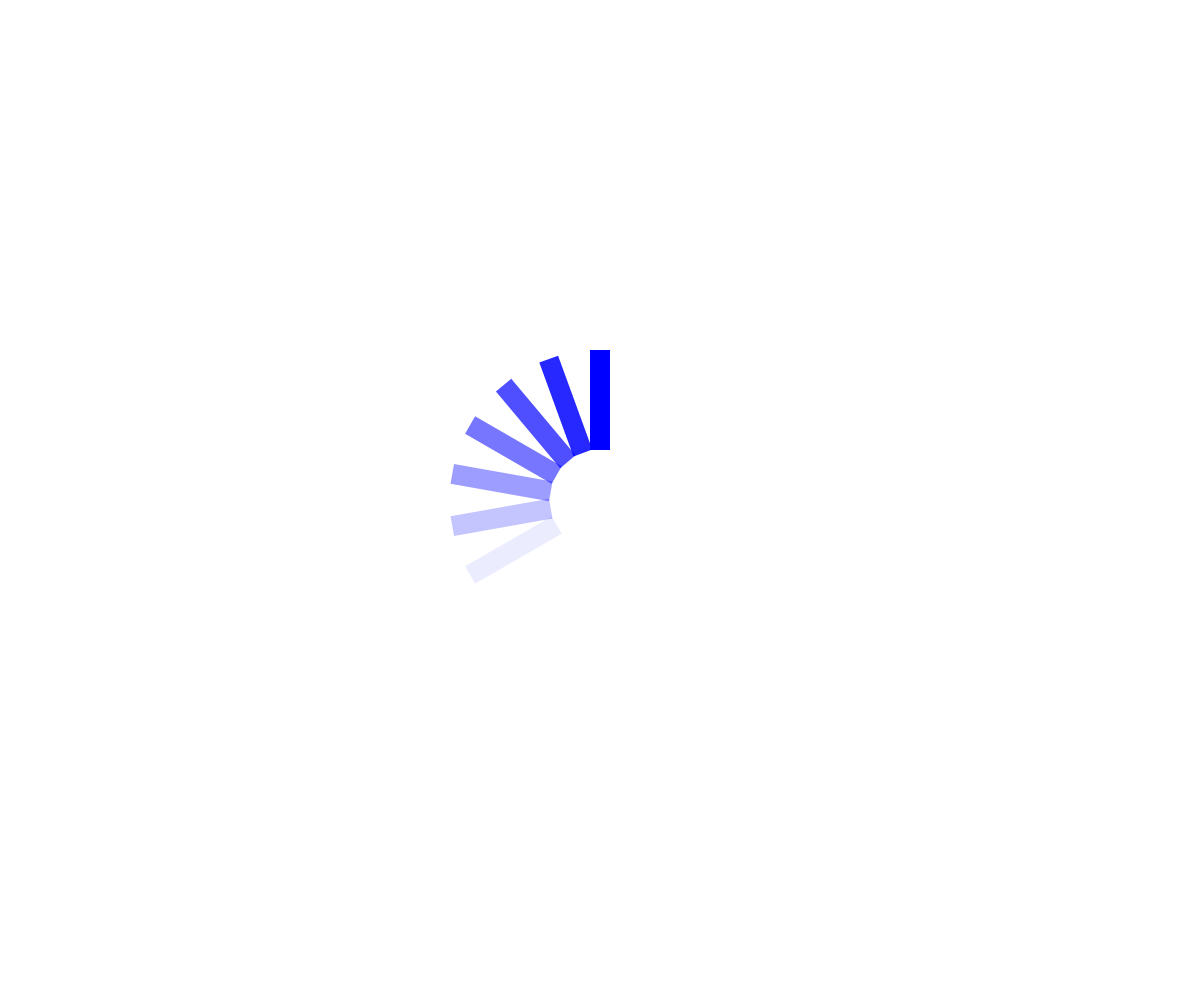
Frame 1 (no input)
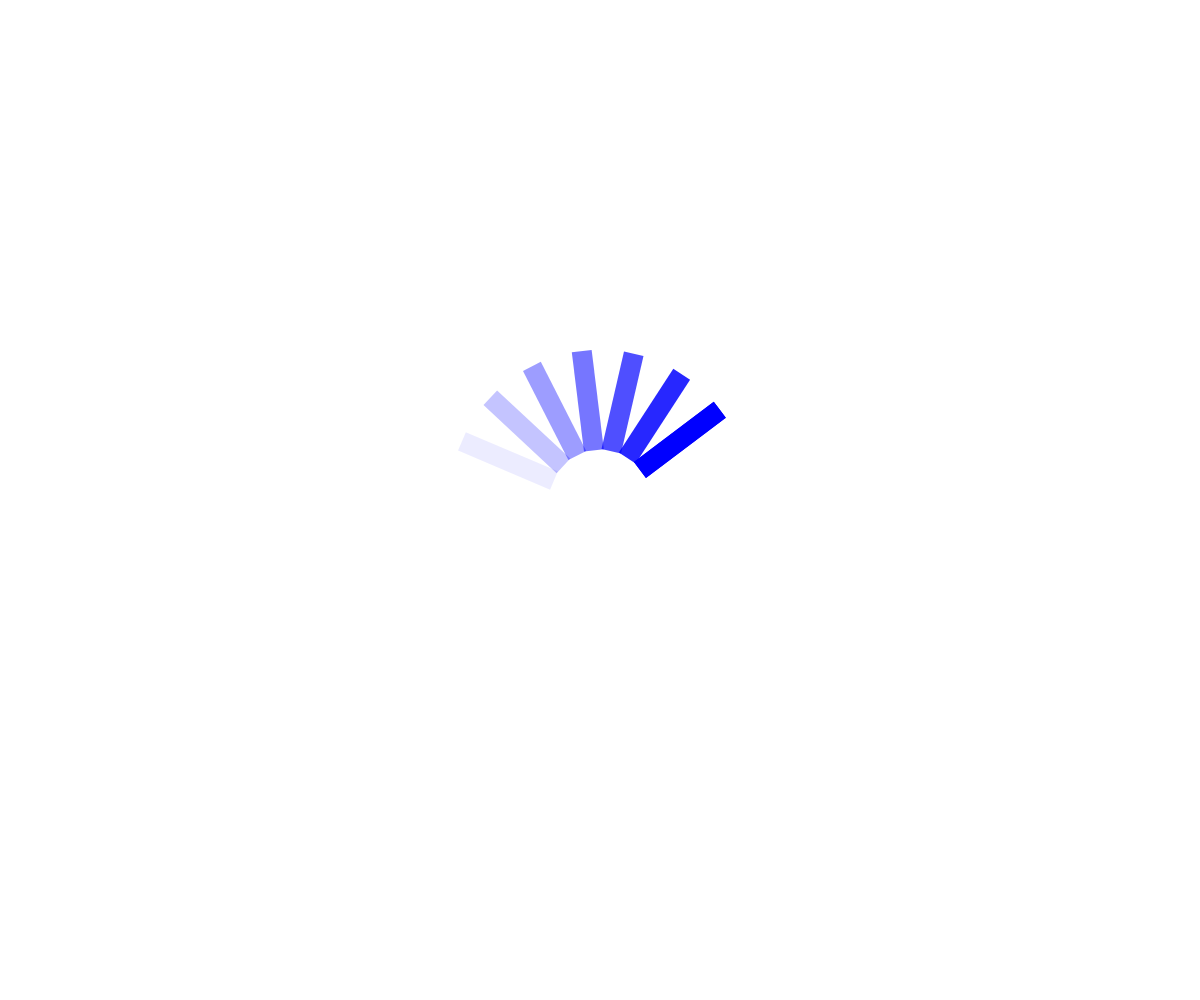
Frame 60 (no input)
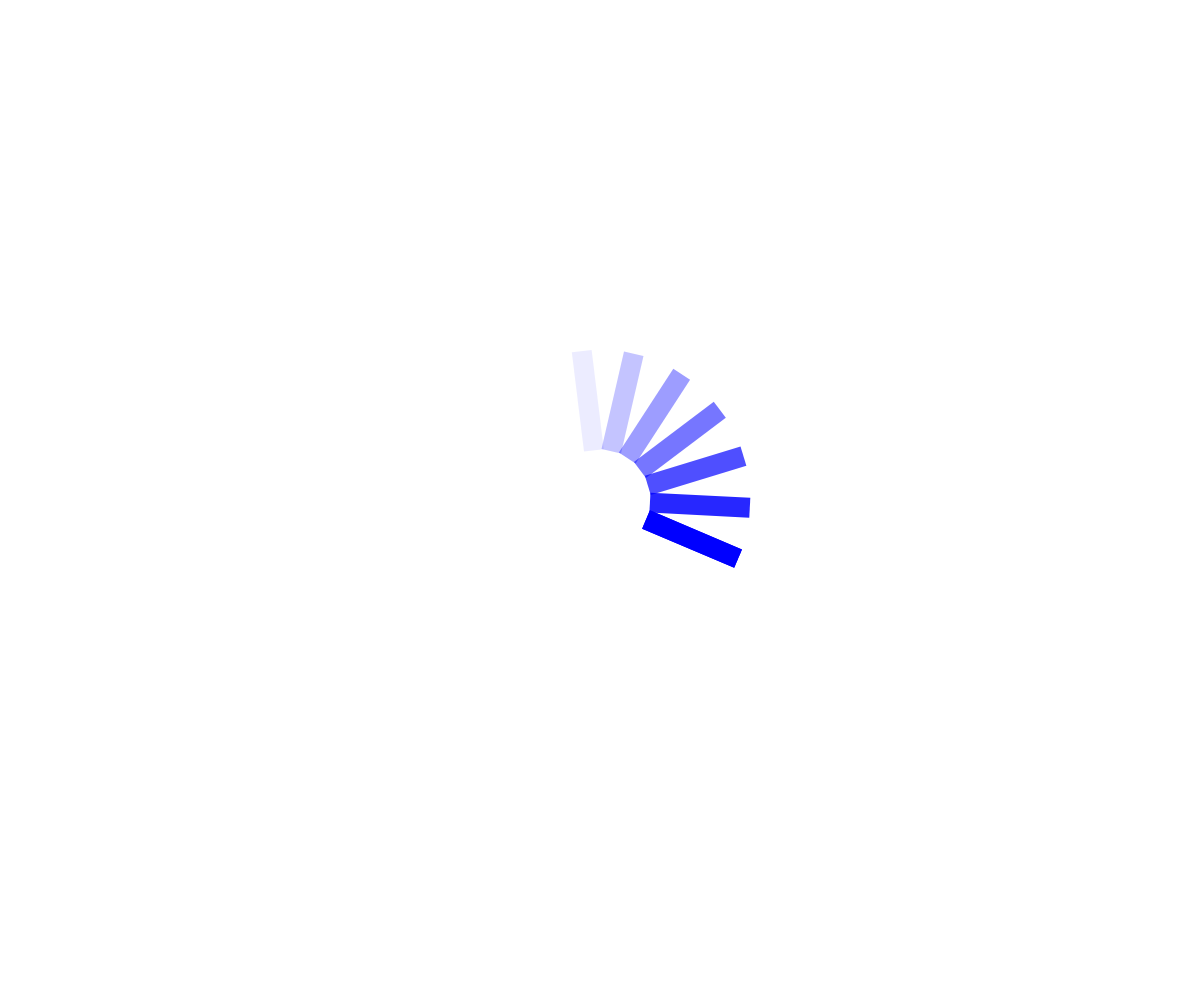
Frame 120 (the mouse pressed at the canvas centre since frame 60)

The p5.js sketch that drew these frames (run headless with seeded random() and noise() and a simulated clock; from frame 60 on, the mouse is pressed at the canvas centre):

// p5.js sketch
// ── sketch.js
// Project Title
// Your Name
// Date
//
// Extra for Experts:
// - describe what you did to take this project "above and beyond"

let rectHeight = 100;
let counter = 0;

function setup() {
  createCanvas(windowWidth, windowHeight);
  rectMode(CENTER);
  noStroke();
}

function draw() {
  background(255);
  translate(width/2,height/2);
  loading();
  point(0,0);
}

function loading(){
  fill(0,0,255);
  push();
  rotate(radians(counter));
  rect(0,-100,20,rectHeight);
  pop();
  for (let i =0;i<7;i++){
    push();
    fill(0,0,255,map(i,0,7,255,-20));
    rotate(radians(counter-i*20));
    rect(0,-100,20,rectHeight);
    pop();
  }
  counter+=7;
}

function mouseWheel(event){
  if (event.delta>0 && rectHeight>20){
    rectHeight -=10;
    
  }
  else if(event.delta<0 && rectHeight<190){
    rectHeight += 10;
  }
}
